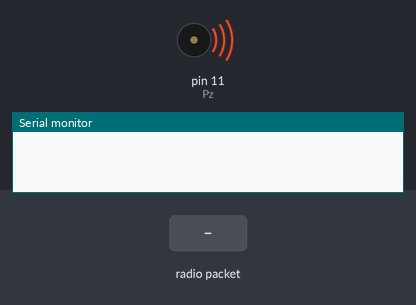
Simulated run of this sketch. Board: Arduino Uno, built with avr-gcc and run on an emulated ATmega328P. On the bench: buzzer (waves = sounding), the last lines printed to the serial monitor. The inputs (shaded band) are chosen by the test bench. No radio packets arrive unless stated.

Above: at 0.01 s.
At 1.3 s:
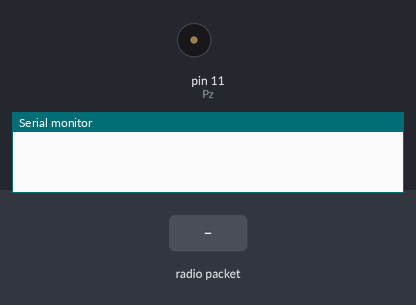
1.4 s: radio packet "1" arrives
At 1.9 s:
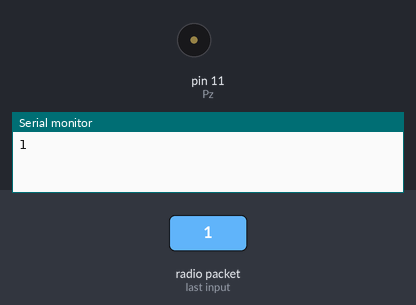
Timing chart, 0 to 4.4 s (numbered marks = the images above; inputs shaded):
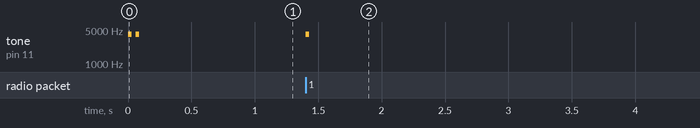

Measured:
- after the input at 1.4 s, tone on pin 11 (Pz): silent → 4096 Hz at once, → silent 0.03 s later

The sketch:

RF_1Way_Receive.ino
```cpp
#include <RH_ASK.h>
#include <SPI.h>

#define Pz  11      // Sound range reception test
//#define GND 4     // Digital Low for piezo (-)
#define f   4096    // 1024 x 4 Natural Crystal Octave

char *ext=",",msg;  // delimiter data extraction

//RH_ASK rx;//SPI D11 MOSI
RH_ASK rx{2000,2,3}; //bps,RX*,TX

void setup()
{
  Serial.begin(9600);
  if (!rx.init()) Serial.println("init failed");
  pinMode(Pz, OUTPUT);
//  pinMode(GND, OUTPUT);

  digitalWrite(Pz,LOW);
  //digitalWrite(GND,LOW);

    tone(Pz,f);delay(30);noTone(Pz);delay(30);
    tone(Pz,f);delay(30);noTone(Pz);delay(30);
}

void loop()
{
    uint8_t buf[RH_ASK_MAX_MESSAGE_LEN];// Max Transmission
    // uint8_t buf[6];
    uint8_t buflen = sizeof(buf);
    if (rx.recv(buf, &buflen))

    {
   tone(Pz,f);delay(30);noTone(Pz);    // Sound if received
   //rx.printBuffer("rx: ",buf, buflen);
   char *msg=strtok(buf,ext);          // extract data
   Serial.println((char*)buf);         // print useful data
    }
}
//end of code
```
